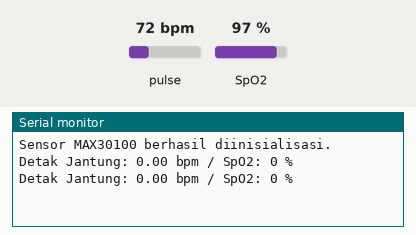
Recording of a sketch running on a simulated ESP8266 (NodeMCU). On the bench: the last lines printed to the serial monitor. The inputs (shaded band) are chosen by the test bench; at power-on: pulse 72 bpm, SpO2 97 %. WiFi joins after 1.5 s; servers stay silent unless stated.

Above: at 3.0 s.
3.1 s: pulse set to 42 bpm
At 4.4 s:
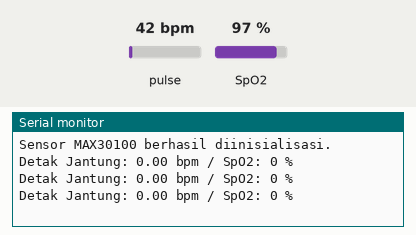
4.6 s: SpO2 set to 80 %
At 5.6 s:
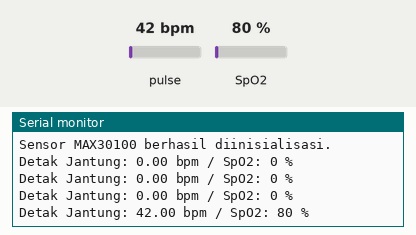
6.1 s: pulse set to 70 bpm
At 7.5 s:
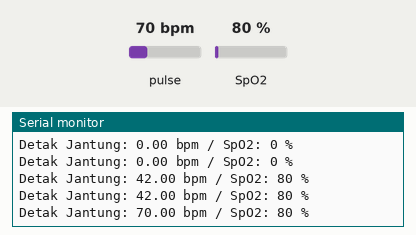
Timing chart, 0 to 9.1 s (numbered marks = the images above; inputs shaded):
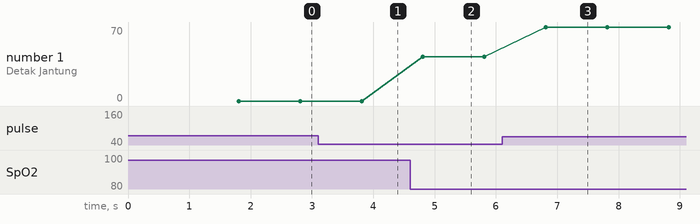

The sketch:

ESP8266.ino
```cpp
#define BLYNK_TEMPLATE_ID "TMPL61IxapWdA"
#define BLYNK_TEMPLATE_NAME "Project Testing"
#define BLYNK_AUTH_TOKEN "ICfMQqpE867-F7YvRUOehw5CPgQO8pGz"

#include <ESP8266WiFi.h>
#include <BlynkSimpleEsp8266.h>
#include <Wire.h>
#include "MAX30100_PulseOximeter.h"

PulseOximeter pox;
uint32_t tsLastReport = 0;

#define ssid      "192.168.50.10"
#define password  "12345678"
#define auth  BLYNK_AUTH_TOKEN

void connectWifi(){
  WiFi.mode(WIFI_STA);
  WiFi.begin(ssid, password);
  Blynk.begin(auth, ssid, password, "blynk.cloud", 80);
  while (WiFi.status() != WL_CONNECTED) {
        delay(500);
    }
}

void setup() {
  Serial.begin(115200);
  connectWifi();
  if (!pox.begin()) {
      Serial.println("Gagal menginisialisasi sensor MAX30100. Periksa koneksi!");
      while (true);
    } else {
      Serial.println("Sensor MAX30100 berhasil diinisialisasi.");
    }
  pox.setOnBeatDetectedCallback(onBeatDetected);
}

void loop() {
  pox.update(); Blynk.run();

  float heartRate = pox.getHeartRate();
  int SpO2 = pox.getSpO2();

  // Setiap 1 detik, tampilkan data suhu, SpO2, dan detak jantung
  if (millis() - tsLastReport > 1000) {
    tsLastReport = millis();

    Serial.print("Detak Jantung: ");
    Serial.print(heartRate);
    Serial.print(" bpm / SpO2: ");
    Serial.print(SpO2);
    Serial.println(" %");

    Blynk.virtualWrite(V2, heartRate);
  }

}

void onBeatDetected(){

}
```

Measured:
- after the input at 4.6 s, the serial monitor: prints a new line after 0.21 s (image 2)
- after the input at 6.1 s, the serial monitor: prints a new line after 0.71 s (image 3)
- plotted number 1: 42 → 70 after the input at 6.1 s
